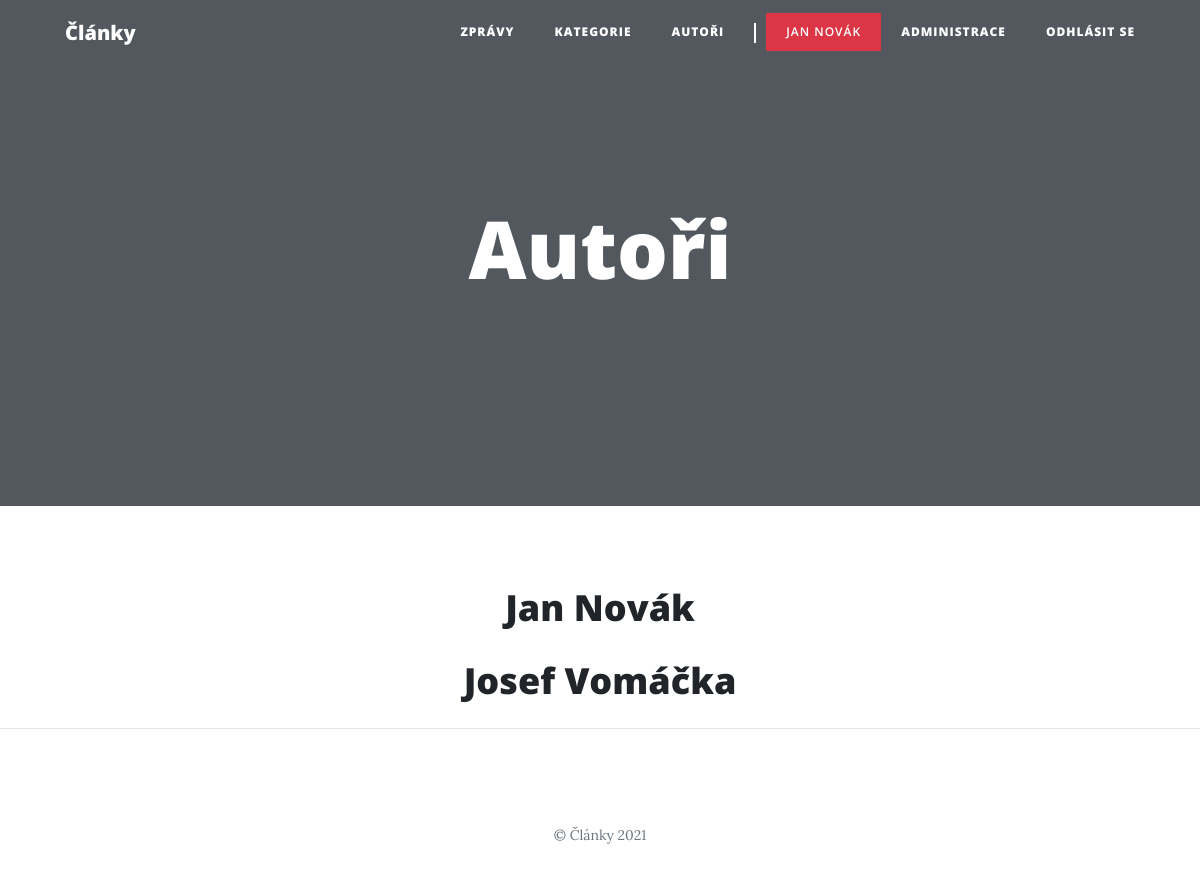
Page /users.php (signed in) on the committed database.
### tables this page shows
CREATE TABLE `user` (
  `id` int(10) UNSIGNED NOT NULL,
  `email` varchar(50) NOT NULL,
  `password` varchar(256) NOT NULL,
  `name` varchar(30) NOT NULL,
  `admin` tinyint(1) NOT NULL DEFAULT 0
);

### php/Application.php (called while the page is built, shortened)
<?php
class Application
{
    private static $context;
    public static function loadModel($className)
    {
        $filename = "./php/model/" . $className . ".php";
    }
    public static function context()
    {
        if (!isset(self::$context)) {
            self::$context = new DatabaseContext();
        }
        return self::$context;
    }
    public static function logged_in()
    {
        if(isset($_SESSION["user"])) {
            $user = self::context()->user_repository->getUser($_SESSION["user"]["id"]);
            return true;
        }
        return false;
    }
    public static function user()
    {
        return $_SESSION["user"];
    }
}

### php/model/DatabaseContext.php (called while the page is built, shortened)
<?php
class DatabaseContext
{
    private $database;
    public function __construct()
    {
        $this->database = new Database();
    }
    public function __get($name)
    {
        if (!isset($this->{$name})) {
            switch ($name) {
                case 'user_repository':
                    $this->user_repository = new UserRepository($this->database);
            }
        }
        return $this->{$name};
    }
}

### php/model/Database.php (called while the page is built, shortened)
<?php
class Database
{
    private $conn;
    public function __construct()
    {
        $this->conn = new PDO(sprintf("mysql:host=%s;dbname=%s", self::HOST, self::DBNAME), self::USER, self::PASS, [
            PDO::ATTR_ERRMODE => PDO::ERRMODE_EXCEPTION
        ]);
        $this->conn->query("set names utf8");
    }
    public function select($sql, $params = [])
    {
        $stmt = $this->execute($sql, $params);
        return $stmt->fetchAll();
    }
    public function selectSingle($sql, $params = [])
    {
        $stmt = $this->execute($sql, $params);
        return $stmt->fetch();
    }
    private function execute($sql, $params = [])
    {
        $stmt = $this->conn->prepare($sql);
        $stmt->execute($params);
        return $stmt;
    }
}

### php/model/BaseRepository.php (called while the page is built, shortened)
<?php
abstract class BaseRepository
{
    public function __construct(Database $db)
    {
        $this->db = $db;
    }
}

### php/model/UserRepository.php (called while the page is built, shortened)
<?php
class UserRepository extends BaseRepository
{
    public function getUsers()
    {
        $sql = "select * from user";
        return $this->db->select($sql);
    }
    public function getUser($id)
    {
        $sql = "
            select *
            from user
            where id = :id
        ";
        $params = [
            ":id" => $id
        ];
        return $this->db->selectSingle($sql, $params);
    }
}

### users.php (the view, shortened to what this page needs)
<?php
require_once "./php/Application.php";
$ur = Application::context()->user_repository;
$users = $ur->getUsers();
include "./php/partials/document_start.php";
?>
<?php foreach ($users as $user) : ?>
  <div class="article-preview text-center">
    <a href="<?= "user.php?id=" . $user["id"] ?>">
      <h2 class="article-title">
        <?= $user["name"] ?>
      </h2>
    </a>
  </div>
<?php endforeach; ?>
<?php include "./php/partials/document_end.php"; ?>

### php/partials/document_start.php (shortened to what this page needs)
<!DOCTYPE html>
<html lang="cs">
<head>
  <link rel="stylesheet" href="https://cdn.jsdelivr.net/npm/bootstrap@4.6.0/dist/css/bootstrap.min.css">
  <link href="css/clean-blog.css" rel="stylesheet">
  <link href="css/micromodal.css" rel="stylesheet">
</head>
<body>
  <nav class="navbar navbar-expand-lg navbar-light fixed-top" id="mainNav">
    <div class="container">
      <a class="navbar-brand" href="index.php">Články</a>
      <div class="collapse navbar-collapse" id="navbarResponsive">
        <ul class="navbar-nav ml-auto">
          <li class="nav-item">
            <a class="nav-link" href="index.php">Zprávy</a>
          </li>
          <li class="nav-item">
            <a class="nav-link" href="categories.php">Kategorie</a>
          </li>
          <li class="nav-item">
            <a class="nav-link" href="users.php">Autoři</a>
          </li>
          <li class="nav-item separator only-widescreen"></li>
          <?php if (Application::logged_in()) : ?>
            <li class="nav-item">
              <p <?= Application::user()["admin"] ? 'class="bg-danger"' : "" ?>><?= Application::user()["name"] ?></p>
            </li>
            <li class="nav-item">
              <a class="nav-link" href="administration.php">Administrace</a>
            </li>
            <li class="nav-item">
              <a class="nav-link" href="logout.php">Odhlásit se</a>
            </li>
          <?php else : ?>
            <li class="nav-item">
              <a class="nav-link" href="login.php">Přihlásit se</a>
            </li>
          <?php endif; ?>
        </ul>
      </div>
    </div>
  </nav>
  <header class="masthead" <?= empty($header_background) ? "" : "style=\"background-image: url('$header_background')\"" ?>>
    <div class="overlay"></div>
    <div class="container">
      <div class="row">
        <div class="col-lg-8 col-md-10 mx-auto">
        </div>
      </div>
    </div>
  </header>
  <div class="container">
    <div class="row">
      <div class="col-lg-8 col-md-10 mx-auto">

### css/clean-blog.css (style rules this page uses)
body { font-size: 20px; color: #212529; font-family: "Lora", "Times New Roman", serif; }
p { line-height: 1.5; margin: 30px 0; }
h1, h2, h3, h4, h5, h6 { font-weight: 800; font-family: "Open Sans", "Helvetica Neue", Helvetica, Arial, sans-serif; }
a { color: #212529; transition: all 0.2s; }
#mainNav { position: absolute; border-bottom: 1px solid #e9ecef; background-color: white; font-family: "Open Sans", "Helvetica Neue", Helvetica, Arial, sans-serif; }
#mainNav .navbar-brand { font-weight: 800; color: #343a40; }
#mainNav .navbar-nav > li.nav-item > a, #mainNav .navbar-nav > li.nav-item > p { font-size: 12px; font-weight: 800; letter-spacing: 1px; text-transform: uppercase; }
#mainNav .navbar-nav > li.nav-item > p { font-weight: 600; margin: 0; padding: 8px 0; color: rgba(0,0,0,.5); }
#mainNav .navbar-nav > li.nav-item.separator { height: 1em; width: 0; border-right-width: 2px; border-right-style: solid; }
#mainNav .navbar-nav > li.nav-item.only-widescreen { display: none; }
@media only screen and (min-width: 992px) { #mainNav { border-bottom: 1px solid transparent; background: transparent; } }
@media only screen and (min-width: 992px) { #mainNav .navbar-brand { padding: 10px 20px; color: #fff; } }
@media only screen and (min-width: 992px) { #mainNav .navbar-nav > li.nav-item > a, #mainNav .navbar-nav > li.nav-item > p { padding: 10px 20px; color: #fff; } }
@media only screen and (min-width: 992px) { #mainNav .navbar-nav > li.nav-item.separator { margin: 10px 10px; border-color: #fff; } }
@media only screen and (min-width: 992px) { #mainNav .navbar-nav > li.nav-item.only-widescreen { display: initial; } }
@media only screen and (min-width: 992px) { #mainNav { transition: background-color 0.2s; transform: translate3d(0, 0, 0); -webkit-backface-visibility: hidden; backface-visibility: hidden; } }
header.masthead { margin-bottom: 50px; background: no-repeat center center; background-color: #868e96; background-attachment: scroll; position: relative; background-size: cover; }
header.masthead .overlay { position: absolute; top: 0; left: 0; height: 100%; width: 100%; background-color: #212529; opacity: 0.5; }
.article-preview > a { color: #212529; }
.article-preview > a > .article-title { font-size: 30px; margin-top: 30px; margin-bottom: 10px; }
@media only screen and (min-width: 768px) { .article-preview > a > .article-title { font-size: 36px; } }

### rows in the picture
user: name "JAN NOVÁK", name "Jan Novák"
user: name "Josef Vomáčka"

### other values in the picture
$heading "Autoři"
